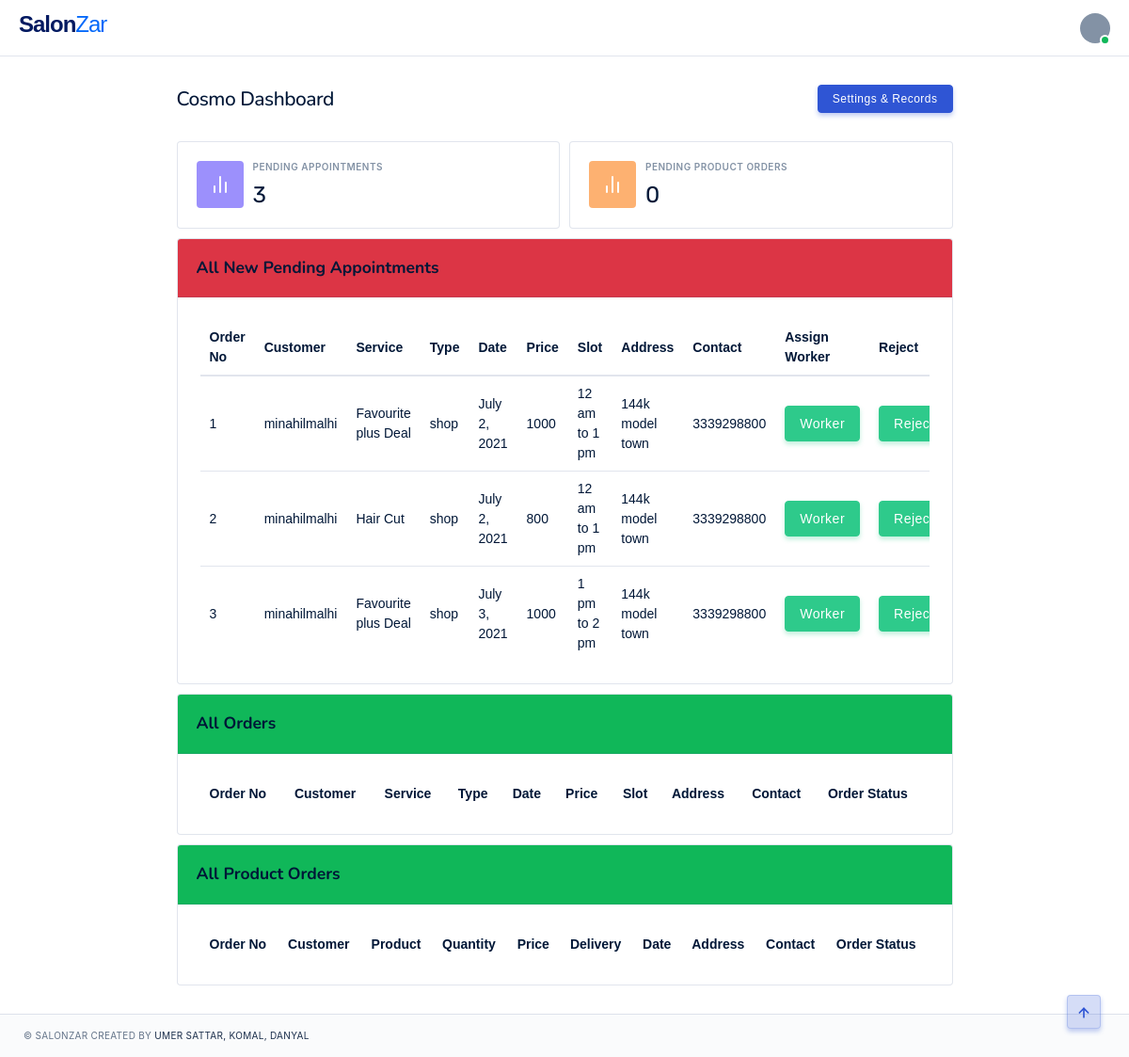
The app's page /salon_admin/ (signed in) with its own data.
### salons/models.py (models this page shows, shortened)
class Salon(models.Model):
    HOME = 'home service'
    SHOP = 'shop'
    BOTH = 'both'
    PENDING ='pending'
    APPROVED = 'approved'
    service_category =[
        (HOME,'Home Service'),
        (SHOP,'Shop'),
        (BOTH,'Both')
    ]
    status_choices =[
        (PENDING,'Pending'),
        (APPROVED,'Approved')
    ]
    user = models.OneToOneField(User,null=True,on_delete=models.CASCADE)
    shop_name = models.CharField(max_length=200,null=True)
    phone = models.CharField(max_length=200, null=True)
    email = models.CharField(max_length=200, null=True)
    no_of_workers = models.IntegerField(null=True)
    serivice_type = models.CharField(max_length=100,null=True,choices=service_category)
    address = models.CharField(null=True,max_length=100,blank=True)
    status = models.CharField(max_length=100,null=True,choices=status_choices)
    thumbnail = models.ImageField(upload_to='SalonImages/',null=True,blank=True)

class Order(models.Model):
    INPROGRESS = 'inprogress'
    PENDING = 'pending'
    COMPLETE = 'complete'
    CARTPENDING = 'cartpending'
    SHOP = 'shop'
    HOME = 'home'
    order_choices = [
        (INPROGRESS,'inprogress'),
        (PENDING,'pending'),
        (COMPLETE,'complete'),
        (CARTPENDING,'cartpending')
    ]
    type_choices = [
        (SHOP,'shop'),
        (HOME,'home')
    ]
    cart = models.ForeignKey(Cart,null=True,blank=True,on_delete=models.CASCADE)
    salon = models.ForeignKey(Salon,null=True,blank=True,on_delete=models.CASCADE)
    service = models.ForeignKey(Service,null=True,blank=True,on_delete=models.CASCADE)
    worker = models.ForeignKey(SalonWorker,null=True,blank=True,on_delete=models.CASCADE)
    slot = models.ForeignKey(Slot,null=True,blank=True,on_delete=models.CASCADE)
    type = models.CharField(max_length=200,null=True,blank=True,choices=type_choices)
    order_date = models.DateField(null=True,blank=True)
    order_status = models.CharField(max_length=200,null=True,blank=True,choices=order_choices)
    order_time = models.DateTimeField(null=True,blank=True)
    total = models.IntegerField(null=True,blank=True)

class Cart(models.Model):
    user = models.OneToOneField(User,null=True,on_delete=models.CASCADE)
    address = models.CharField(max_length=200,null=True)
    phone = models.CharField(max_length=200,null=True)

class Service(models.Model):
    salon = models.ForeignKey(Salon,null=True,blank=True,on_delete=models.CASCADE)
    service_name = models.CharField(max_length=200,null=True)
    price = models.IntegerField(null=True)
    discount = models.IntegerField(null=True,blank=True)
    product_image= models.ImageField(upload_to='service/',null=True,blank=True)
    def __str__(self):
        return self.service_name

class Slot(models.Model):
    BOOKED = 'booked'
    AVAILABLE = 'available'
    slot_choices = [
        (BOOKED,'booked'),
        (AVAILABLE,'available')
    ]
    salon = models.ForeignKey(Salon,null=True,blank=True,on_delete=models.CASCADE)
    slot_start_time = models.CharField(max_length=200,null=True)
    slot_end_time = models.CharField(max_length=200,null=True)
    slot_status = models.CharField(max_length=200,null=True,choices=slot_choices)
    def __str__(self):
        return self.slot_start_time + " to " + self.slot_end_time

### salons/decorators.py (the view)
		def wrapper_func(request,*args,**kwargs):
			group = None
			if request.user.groups.exists():
				group = request.user.groups.all()[0].name
			if group in allowed_roles:
				return view_func(request,*args,**kwargs)
			else:
				return HttpResponse('You are not allowed to view this page')

### salons/templatetags/user_tags.py (called while the page is built)
@register.filter(name='has_group')
def has_group(user, group_name):
    return user.groups.filter(name=group_name).exists()

### salons/templates/pages/salon_user.html (shortened to what this page needs)
{% extends 'pages/base.html' %}
{% block content %}
<div class="container col-lg-9">
    <div class="d-sm-flex align-items-center justify-content-between mg-b-20 mg-lg-b-25 mg-xl-b-30">
      <div>
        <h4 class="mg-b-0 tx-spacing--1">{{salon.shop_name}} Dashboard </h4>
      </div>
      <div>
        <a class="btn btn-xs btn-primary" href="{% url 'salon_settings' %}">Settings & Records</a>
       </div>
    </div>
    <div class="row row-xs">
      <div class="col-sm-6 col-lg-6">
        <div class="card card-body">
          <div class="media">
            <div class="wd-40 wd-md-50 ht-40 ht-md-50 bg-indigo tx-white mg-r-10 mg-md-r-10 d-flex align-items-center justify-content-center rounded op-6">
              <i data-feather="bar-chart-2"></i>
            </div>
            <div class="media-body">
              <h6 class="tx-sans tx-uppercase tx-10 tx-spacing-1 tx-color-03 tx-semibold tx-nowrap mg-b-5 mg-md-b-8">Pending Appointments</h6>
              <h4 class="tx-20 tx-sm-18 tx-md-24 tx-normal tx-rubik mg-b-0">{{total_approvals}}</h4>
            </div>
          </div>
        </div>
      </div>
      <div class="col-sm-6 col-lg-6 mg-t-10 mg-sm-t-0">
        <div class="card card-body">
          <div class="media">
            <div class="wd-40 wd-md-50 ht-40 ht-md-50 bg-orange tx-white mg-r-10 mg-md-r-10 d-flex align-items-center justify-content-center rounded op-6">
              <i data-feather="bar-chart-2"></i>
            </div>
            <div class="media-body">
              <h6 class="tx-sans tx-uppercase tx-10 tx-spacing-1 tx-color-03 tx-semibold tx-nowrap mg-b-5 mg-md-b-8">Pending Product Orders</h6>
              <h4 class="tx-20 tx-sm-18 tx-md-24 tx-normal tx-rubik mg-b-0">{{total_p_orders}}</h4>
            </div>
          </div>
        </div>
      </div>
      <div class="col-lg-12 col-xl-12 mg-t-10">
        <div class="card">
          <div class="card-header pd-y-20 d-md-flex align-items-center justify-content-between bg-danger ">
            <h5 class="mg-b-0"><b> All New Pending Appointments</b> </h5>
          </div>
          <div class="card-body pos-relative pd-0">
            <div id="t1" class="table-responsive">
              <table class="table table-hover table-dashboard mg-b-0">
                  <tr>
                    <th><b>Order No</b></th>
                    <th><b>Customer</b></th>
                    <th><b>Service</b></th>
                    <th><b>Type</b></th>
                    <th><b>Date</b></th>
                    <th><b>Price</b></th>
                    <th><b>Slot</b></th>
                    <th><b>Address</b></th>
                    <th><b>Contact</b></th>
                    <th><b>Assign Worker</b></th>
                    <th><b>Reject</b></th>
                  </tr>
                <tbody>
                  {% for k in approvals %}
                 <tr>
                   <td class="tx-14">{{forloop.counter}}</td>
                   <td class="tx-14">{{k.cart.user}}</td>
                   <td class="tx-14">{{k.service}}</td>
                   <td class="tx-14">{{k.type}}</td>
                   <td class="tx-14">{{k.order_date}}</td>
                   <td class="tx-14">{{k.service.price}}</td>
                   <td class="tx-14">{{k.slot}}</td>
                   <td class="tx-14">{{k.cart.address}}</td>
                   <td class="tx-14">{{k.cart.phone}}</td>
                   <td class="tx-14"><a class="btn btn-success" href="{% url 'assign_worker' k.id %}">Worker</a></td>
                   <td class="tx-14"><a class="btn btn-success" href="{% url 'cancel' k.id %}">Reject</a></td>
                 </tr>
                 {% endfor %}
                </tbody>
              </table>
            </div>
          </div>
        </div>
      </div>
      <div class="col-lg-12 col-xl-12 mg-t-10">
        <div class="card">
          <div class="card-header pd-y-20 d-md-flex align-items-center justify-content-between bg-success ">
            <h5 class="mg-b-0"><b> All Orders</b> </h5>
          </div>
          <div class="card-body pos-relative pd-0">
            <div id="t1" class="table-responsive">
              <table class="table table-hover table-dashboard mg-b-0">
                  <tr>
                    <th><b>Order No</b></th>
                    <th><b>Customer</b></th>
                    <th><b>Service</b></th>
                    <th><b>Type</b></th>
                    <th><b>Date</b></th>
                    <th><b>Price</b></th>
                    <th><b>Slot</b></th>
                    <th><b>Address</b></th>
                    <th><b>Contact</b></th>
                    <th><b>Order Status</b></th>
                  </tr>
              </table>
            </div>
          </div>
        </div>
      </div>
      <div class="col-lg-12 col-xl-12 mg-t-10">
        <div class="card">
          <div class="card-header pd-y-20 d-md-flex align-items-center justify-content-between bg-success ">
            <h5 class="mg-b-0"><b> All Product Orders</b> </h5>
          </div>
          <div class="card-body pos-relative pd-0">
            <div id="t1" class="table-responsive">
              <table class="table table-hover table-dashboard mg-b-0">
                  <tr>
                    <th><b>Order No</b></th>
                    <th><b>Customer</b></th>
                    <th><b>Product</b></th>
                    <th><b>Quantity</b></th>
                    <th><b>Price</b></th>
                    <th><b>Delivery</b></th>
                    <th><b>Date</b></th>
                    <th><b>Address</b></th>
                    <th><b>Contact</b></th>
                    <th><b>Order Status</b></th>
                  </tr>
              </table>
            </div>
          </div>
        </div>
      </div>
    </div>
  </div>
{% endblock %}

### static/css/colors/default.css (style rules this page uses)
.bg-primary, .btn-primary, .btn-outline-primary:hover, .btn-outline-primary:focus, .btn-outline-primary:active, .btn-outline-primary.active, .btn-outline-primary.focus, .btn-outline-primary:not(:disabled):not(.disabled):active, .btn-soft-primary:hover, .btn-soft-primary:focus, .btn-soft-primary:active, .btn-soft-primary.active, .btn-soft-primary.focus, .badge-primary, .pagination .page-item.active .page-link, .nav-pills .nav-link.active, .custom-control-input:checked ~ .custom-control-label:before, #preloader #status .spinner .double-bounce1, #preloader #status .spinner .double-bounce2, .social-icon li a:hover, #topnav .navbar-toggle.open span:hover, .gradient, .flex-control-paging li a.flex-active, .owl-theme .owl-dots .owl-dot span, .owl-theme .owl-dots .owl-dot.active span, .owl-theme .owl-dots.clickable .owl-dot:hover span, .watch-video a .play-icon-circle, .sidebar .widget .tagcloud > a:hover, .flatpickr-day.selected, .flatpickr-day.selected:hover, .bg-animation-left.crypto-home:after, .bg-animation-left.task-management-home:after, .classic-app-image .bg-app-shape:after, .classic-saas-image .bg-saas-shape:after, .work-container.work-modern .icons .work-icon:hover, .features.fea-primary:hover, .accounts:hover, .accounts.active, .timeline-page .timeline-item .date-label-left:after, .timeline-page .timeline-item .duration-right:after, .swiper-slider-hero .swiper-container .swiper-button-prev:hover, .swiper-slider-hero .swiper-container .swiper-button-next:hover { background-color: #2f55d4 !important; }
.btn-primary, .btn-outline-primary, .btn-outline-primary:hover, .btn-outline-primary:focus, .btn-outline-primary:active, .btn-outline-primary.active, .btn-outline-primary.focus, .btn-outline-primary:not(:disabled):not(.disabled):active, .badge-outline-primary, .btn-soft-primary:hover, .btn-soft-primary:focus, .btn-soft-primary:active, .btn-soft-primary.active, .btn-soft-primary.focus, .alert-primary, .alert-outline-primary, .pagination .page-item.active .page-link, .form-group .form-control:focus, .form-group .form-control.active, .custom-control-input:checked ~ .custom-control-label:before, .custom-control-input:focus ~ .custom-control-label::before, .form-control:focus, .social-icon li a:hover, #topnav .has-submenu.active.active .menu-arrow, #topnav.scroll .navigation-menu > li:hover > .menu-arrow, #topnav.scroll .navigation-menu > li.active > .menu-arrow, #topnav .navigation-menu > li:hover > .menu-arrow, #topnav .has-submenu .submenu .has-submenu:hover .submenu-arrow, #topnav.nav-sticky .navigation-menu.nav-light > li:hover > .menu-arrow, #topnav.nav-sticky .navigation-menu.nav-light > li.active > .menu-arrow, .pricing-rates.business-rate:hover, .pricing-rates.starter-plan, .event-schedule:hover, .container-filter li a.active, .container-filter li a:hover, .flatpickr-day.selected, .flatpickr-day.selected:hover, .swiper-slider-hero .swiper-container .swiper-button-prev:hover, .swiper-slider-hero .swiper-container .swiper-button-next:hover { border-color: #2f55d4 !important; }
.btn-primary, .btn-soft-primary, .btn-outline-primary:hover, .btn-outline-primary:focus, .btn-outline-primary:active, .btn-outline-primary.active, .btn-outline-primary.focus, .btn-outline-primary:not(:disabled):not(.disabled):active { box-shadow: 0 3px 5px 0 rgba(47, 85, 212, 0.3); }

### records on screen
Salon: shop_name "Cosmo"
Order: cart.user "minahilmalhi", service "Favourite plus Deal", type "shop", order_date "July 2, 2021", service.price "1000", slot "12 am to 1 pm", cart.address "144k model town", cart.phone "3339298800"
Order: cart.user "minahilmalhi", service "Hair Cut", type "shop", order_date "July 2, 2021", service.price "800", slot "12 am to 1 pm", cart.address "144k model town", cart.phone "3339298800"
Order: cart.user "minahilmalhi", service "Favourite plus Deal", type "shop", order_date "July 3, 2021", service.price "1000", slot "1 pm to 2 pm", cart.address "144k model town", cart.phone "3339298800"

### other values on screen
{{ total_approvals }} "3"
{{ total_p_orders }} "0"
